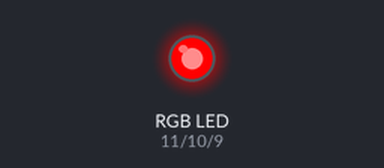
A sketch run on a simulated Arduino Uno, built with avr-gcc and run on an emulated ATmega328P. Parts: an RGB LED mixed from three pins (HIGH = lit).

Above: at 0.5 s.
At 1.5 s:
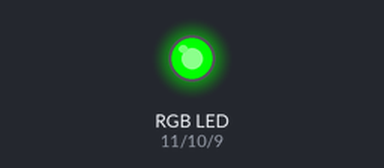
At 5.5 s:
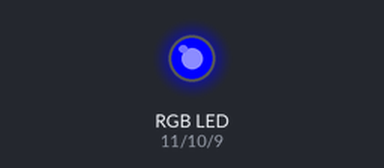
Timing chart, 0 to 6.9 s (numbered marks = the images above):
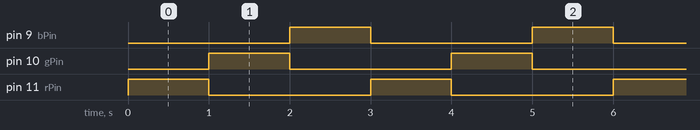

The sketch:

led_rgb.ino
```cpp
const int rPin = 11;
const int gPin = 10;
const int bPin = 9;

void setup() {

  pinMode(rPin, OUTPUT);
  pinMode(gPin, OUTPUT);
  pinMode(bPin, OUTPUT);

  Serial.begin(9600);
}

void potentiometerRead()
{
  //pentru control analog din potentiometru
}

void colourWrite (int r, int g, int b)
{
  analogWrite(rPin, r);
  analogWrite(gPin, g);
  analogWrite(bPin, b);
}

void loop() {

  colourWrite(255, 0, 0);
  delay(1000);
  colourWrite(0, 255, 0);
  delay(1000);
  colourWrite(0, 0, 255);
  delay(1000);

}
```

Measured:
- by itself, pin 9 (bPin), pin 10 (gPin), pin 11 (rPin): alternates HIGH for 1.0 s and LOW for 2.0 s
- by itself, everything shown: repeats every 3.0 s, in 3 steps
